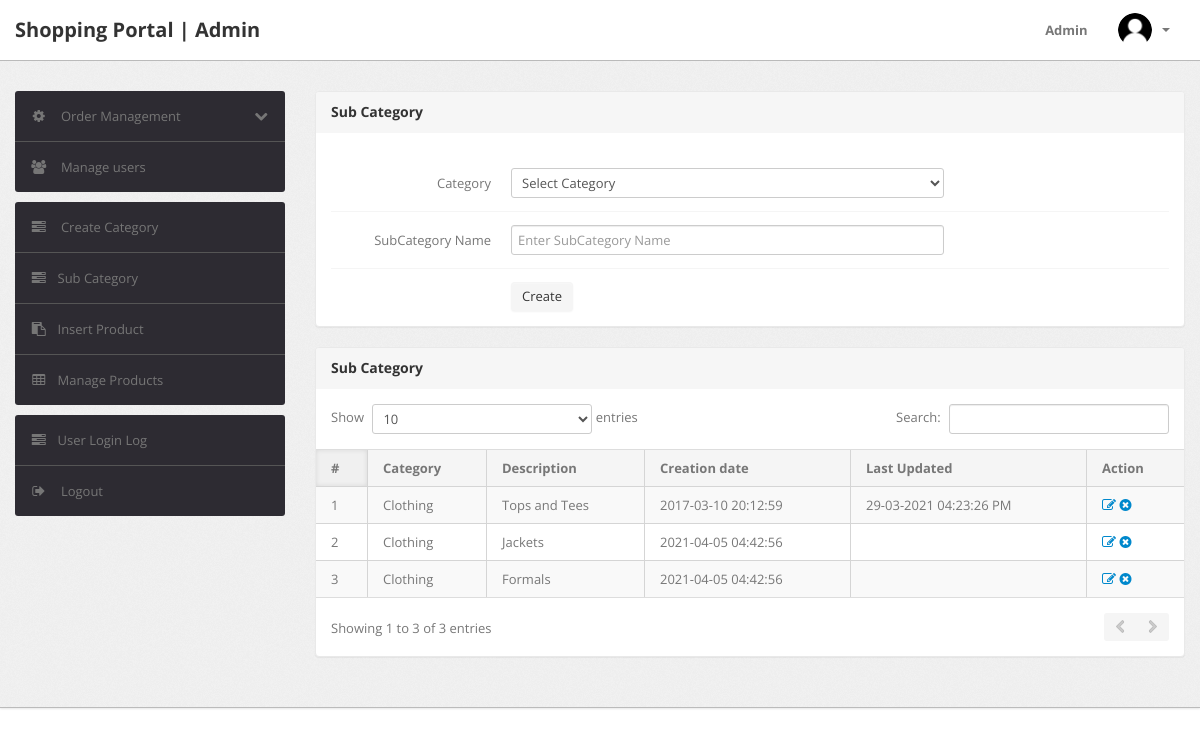
Page /admin/subcategory.php (signed in) on the committed database.
### tables this page shows
CREATE TABLE `subcategory` (
  `id` int(11) NOT NULL,
  `categoryid` int(11) DEFAULT NULL,
  `subcategory` varchar(255) DEFAULT NULL,
  `creationDate` timestamp NULL DEFAULT current_timestamp(),
  `updationDate` varchar(255) DEFAULT NULL
);

CREATE TABLE `category` (
  `id` int(11) NOT NULL,
  `categoryName` varchar(255) DEFAULT NULL,
  `categoryDescription` longtext DEFAULT NULL,
  `creationDate` timestamp NOT NULL DEFAULT current_timestamp(),
  `updationDate` varchar(255) DEFAULT NULL
);

### admin/subcategory.php (the view, shortened to what this page needs)
<?php
include('include/config.php');
if(strlen($_SESSION['alogin'])==0)
	{
header('location:index.php');
}
else{
?>
<!DOCTYPE html>
<html lang="en">
<head>
	<link type="text/css" href="bootstrap/css/bootstrap.min.css" rel="stylesheet">
	<link type="text/css" href="bootstrap/css/bootstrap-responsive.min.css" rel="stylesheet">
	<link type="text/css" href="css/theme.css" rel="stylesheet">
	<link type="text/css" href="images/icons/css/font-awesome.css" rel="stylesheet">
</head>
<body>
<?php include('include/header.php');?>
	<div class="wrapper">
		<div class="container">
			<div class="row">
<?php include('include/sidebar.php');?>
			<div class="span9">
					<div class="content">
						<div class="module">
							<div class="module-head">
								<h3>Sub Category</h3>
							</div>
							<div class="module-body">
									<br />
			<form class="form-horizontal row-fluid" name="subcategory" method="post" >
<div class="control-group">
<label class="control-label" for="basicinput">Category</label>
<div class="controls">
<select name="category" class="span8 tip" required>
<option value="">Select Category</option>
</select>
</div>
</div>
<div class="control-group">
<label class="control-label" for="basicinput">SubCategory Name</label>
<div class="controls">
<input type="text" placeholder="Enter SubCategory Name"  name="subcategory" class="span8 tip" required>
</div>
</div>
	<div class="control-group">
											<div class="controls">
												<button type="submit" name="submit" class="btn">Create</button>
											</div>
										</div>
									</form>
							</div>
						</div>
	<div class="module">
							<div class="module-head">
								<h3>Sub Category</h3>
							</div>
							<div class="module-body table">
								<table cellpadding="0" cellspacing="0" border="0" class="datatable-1 table table-bordered table-striped	 display" width="100%">
									<thead>
										<tr>
											<th>#</th>
											<th>Category</th>
											<th>Description</th>
											<th>Creation date</th>
											<th>Last Updated</th>
											<th>Action</th>
										</tr>
									</thead>
									<tbody>
<?php $query=mysqli_query($con,"select subcategory.id,category.categoryName,subcategory.subcategory,subcategory.creationDate,subcategory.updationDate from subcategory join category on category.id=subcategory.categoryid");
$cnt=1;
while($row=mysqli_fetch_array($query))
{
?>
										<tr>
											<td><?php echo htmlentities($cnt);?></td>
											<td><?php echo htmlentities($row['categoryName']);?></td>
											<td><?php echo htmlentities($row['subcategory']);?></td>
											<td> <?php echo htmlentities($row['creationDate']);?></td>
											<td><?php echo htmlentities($row['updationDate']);?></td>
											<td>
											<a href="edit-subcategory.php?id=<?php echo $row['id']?>" ><i class="icon-edit"></i></a>
											<a href="subcategory.php?id=<?php echo $row['id']?>&del=delete" onClick="return confirm('Are you sure you want to delete?')"><i class="icon-remove-sign"></i></a></td>
										</tr>
										<?php $cnt=$cnt+1; } ?>
								</table>
							</div>
						</div>
					</div>
				</div>
			</div>
		</div>
	</div>
</body>
<?php } ?>

### rows in the picture
subcategory: categoryid.categoryName "Clothing", subcategory "Tops and Tees", creationDate "2017-03-10 20:12:59", updationDate "29-03-2021 04:23:26 PM"
subcategory: categoryid.categoryName "Clothing", subcategory "Jackets", creationDate "2021-04-05 04:42:56"
subcategory: categoryid.categoryName "Clothing", subcategory "Formals", creationDate "2021-04-05 04:42:56"
